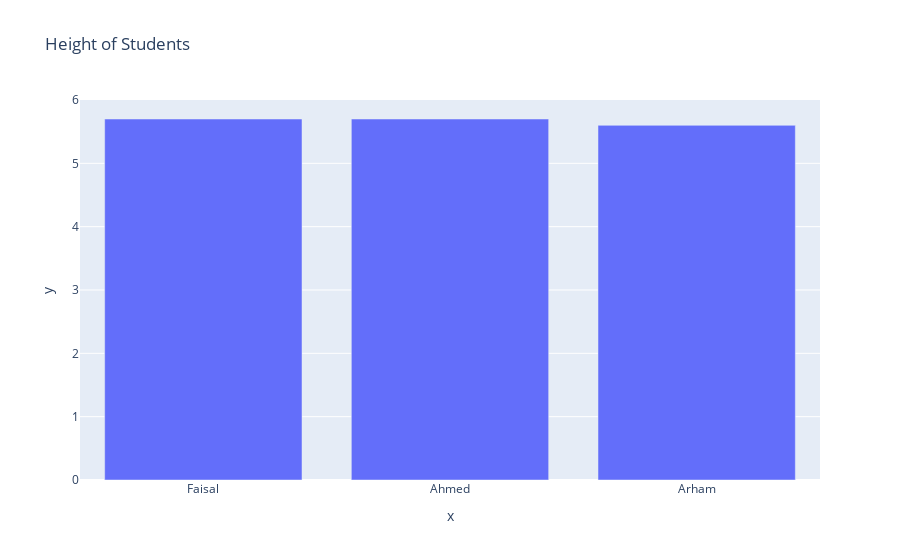

Notebook source saved alongside this figure:
### Code cell
fig = px.bar(x=names, y=height, title='Height of Students')
fig.show()
fig.write_image('../output/plots/01_plotly.png')
fig.write_html('../output/plots/01_plotly.html')

### Figure 1 — Plotly figure (JSON) as saved in the notebook; plotly's stock layout.template omitted (floating-point values rounded to 4 significant figures)
{"data": [{"hovertemplate": "x=%{x}<br>y=%{y}<extra></extra>", "legendgroup": "", "marker": {"color": "#636efa", "pattern": {"shape": ""}}, "name": "", "orientation": "v", "showlegend": false, "textposition": "auto", "type": "bar", "x": ["Faisal", "Ahmed", "Arham"], "xaxis": "x", "y": [5.7, 5.7, 5.6], "yaxis": "y"}], "layout": {"barmode": "relative", "legend": {"tracegroupgap": 0}, "title": {"text": "Height of Students"}, "xaxis": {"anchor": "y", "domain": [0, 1], "title": {"text": "x"}}, "yaxis": {"anchor": "x", "domain": [0, 1], "title": {"text": "y"}}}}
